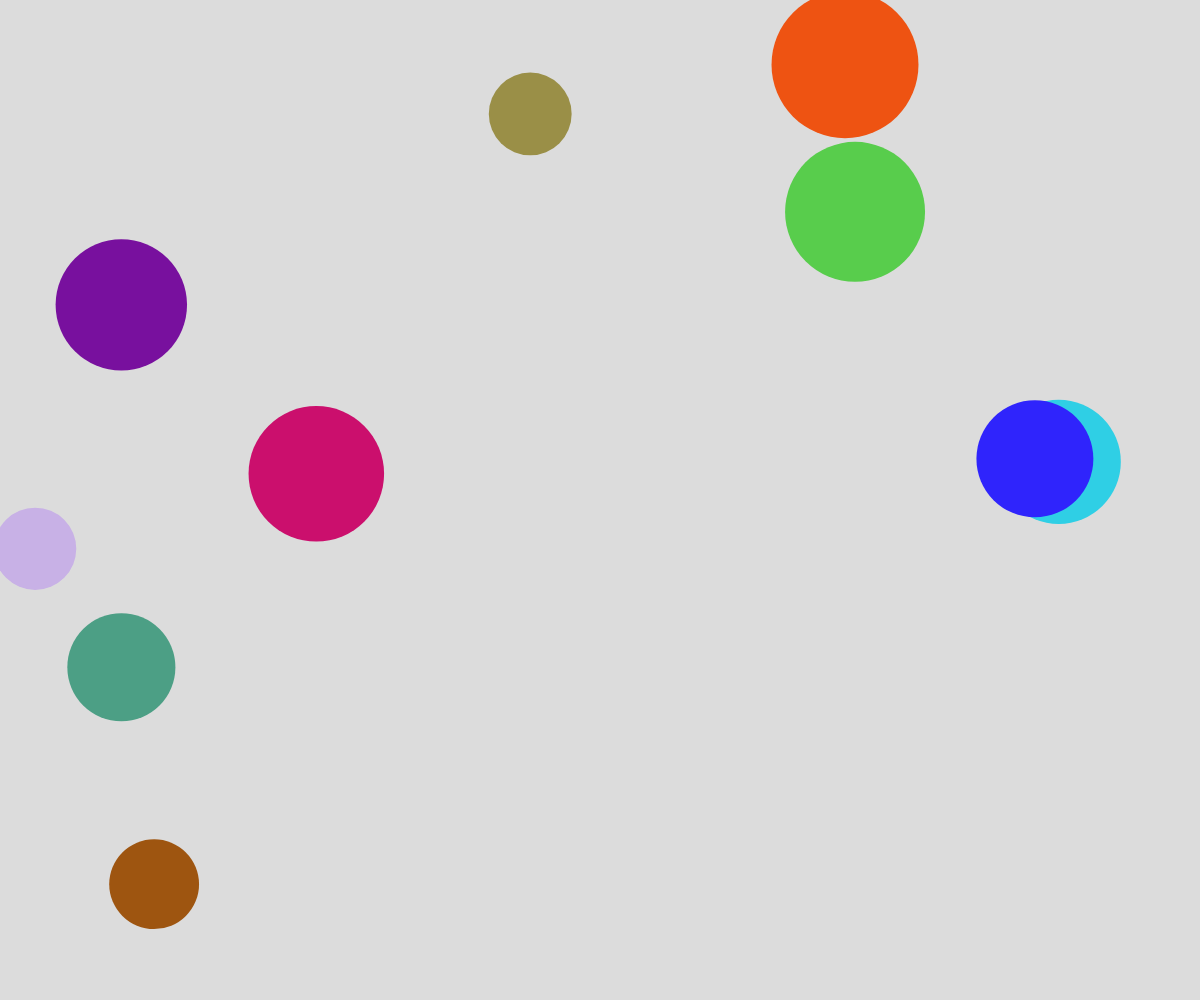
Frame 1 (no input)
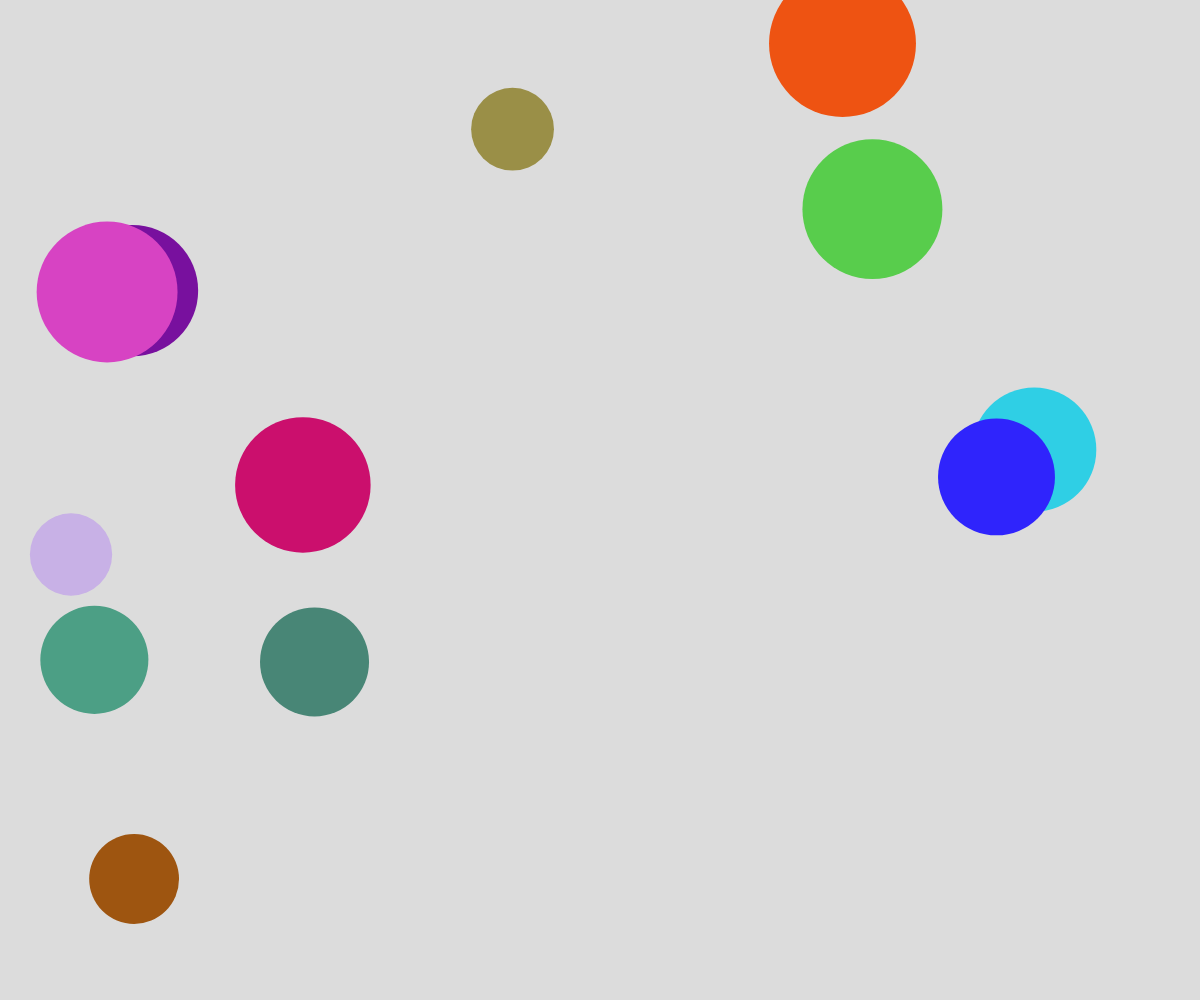
Frame 60 (no input)
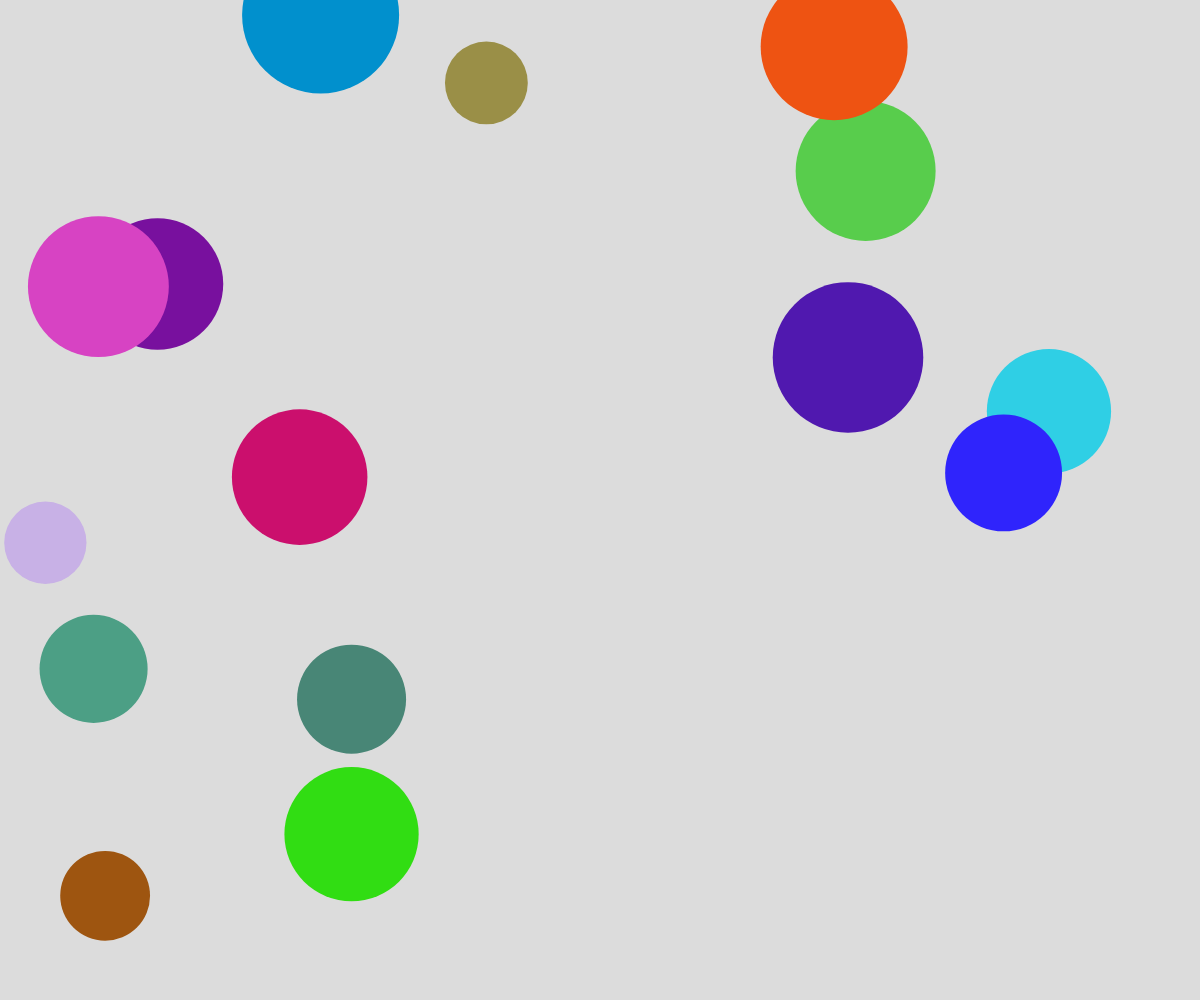
Frame 120 (the mouse pressed at the canvas centre since frame 60)

The p5.js sketch that drew these frames (run headless with seeded random() and noise() and a simulated clock; from frame 60 on, the mouse is pressed at the canvas centre):

// p5.js sketch
// ── sketch.js
// Bubble Object Notation and Arrays Demo

let theBubbles = [];
let deathSpots = [];

function setup() {
  createCanvas(windowWidth, windowHeight);
  noStroke();
  for (let i = 0; i < 10; i++) {
    spawnBubble();
  }

  //spawn a new bubble every half second
  window.setInterval(spawnBubble, 500);
}

function draw() {
  background(220);

  for (let bubble of theBubbles) {
    //randomize movement -- too much coffee
    bubble.dx = random(-5, 5);
    bubble.dy = random(-5, 5);
    
    //move bubble
    bubble.x += bubble.dx;
    bubble.y += bubble.dy;

    //display bubble
    fill(bubble.r, bubble.g, bubble.b);
    circle(bubble.x, bubble.y, bubble.radius * 2);
  }

  //show graves
  for (let grave of deathSpots) {
    fill("black");
    text("X", grave.x, grave.y);
  }
}

function mousePressed() {
  for (let bubble of theBubbles) {
    //check if this bubble was clicked on
    if (dist(mouseX, mouseY, bubble.x, bubble.y) < bubble.radius) {
      let index = theBubbles.indexOf(bubble);
      theBubbles.splice(index, 1);

      //add this spot to my death history
      let spot = {
        x: mouseX, 
        y: mouseY,
      };
      deathSpots.push(spot);
    }
  }
}

function spawnBubble() {
  let someBubble = {
    x: random(width),
    y: random(height),
    radius: random(40, 80),
    r: random(255),
    g: random(255),
    b: random(255),
    dx: random(-5, 5),
    dy: random(-5, 5),
  };
  theBubbles.push(someBubble);
}
